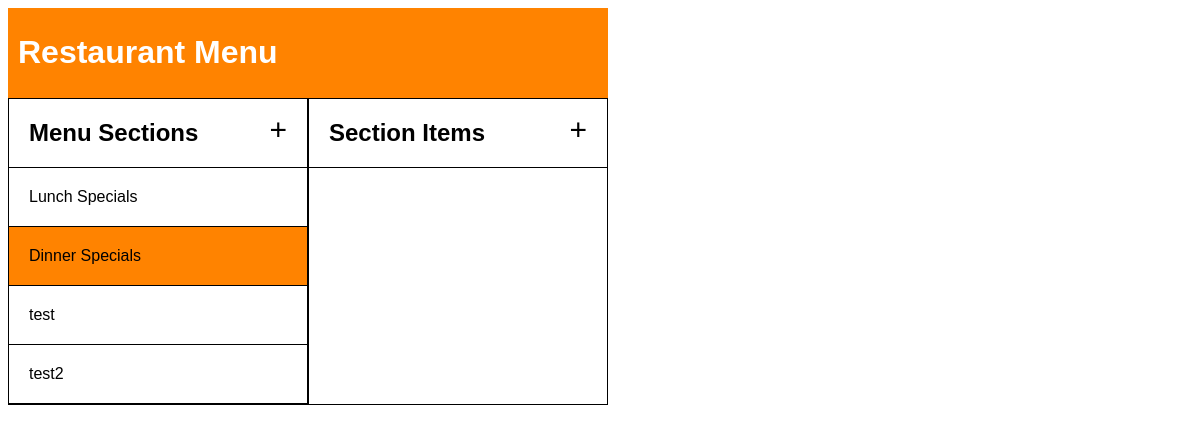
Page /index.php?section_id=2 on the earlier database version.
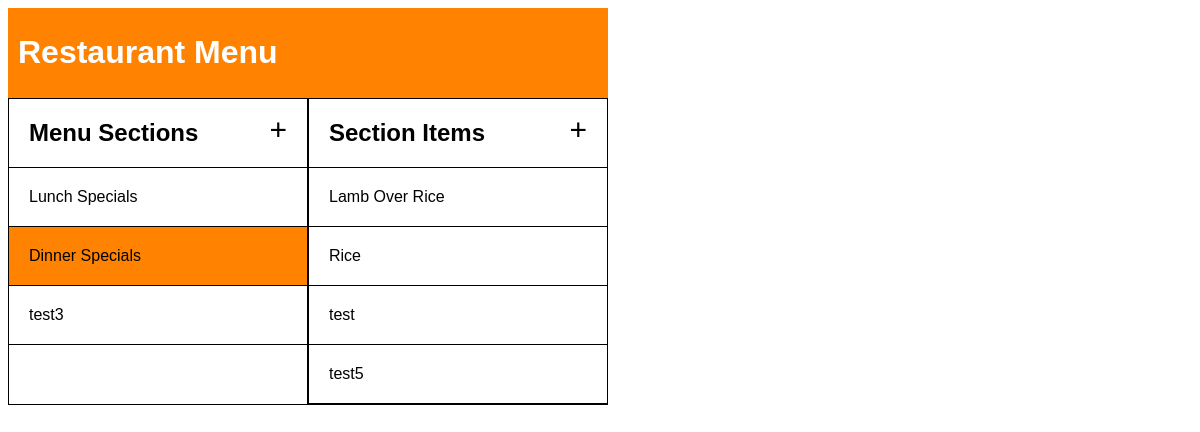
Same page on the later database version.
### tables this page shows
CREATE TABLE `sections` (
    `id` INTEGER NOT NULL PRIMARY KEY AUTOINCREMENT UNIQUE,
    `name` TEXT NOT NULL UNIQUE
);

CREATE TABLE `items` (
    `id` INTEGER NOT NULL PRIMARY KEY AUTOINCREMENT UNIQUE,
    `name` TEXT NOT NULL UNIQUE
);

### includes/init.php (called while the page is built, shortened)
<?php
function exec_sql_query($db, $sql, $params = array())
{
  $query = $db->prepare($sql);
  if ($query and $query->execute($params)) {
    return $query;
  }
  return null;
}
?>

### index.php (the view, shortened to what this page needs)
<?php
include('includes/init.php');
?>
<!DOCTYPE html>
<html lang="en">
    <link rel='stylesheet' type='text/css' href='../styles/all.css' media='all'/>
<body>
<div class='body'>
    <div class='title'>
        <h1><a href='index.php'>Restaurant Menu</a></h1>
    </div>
    <div id='menu'>
        <div class='section_box box'>
            <div class='top'>
                <h2>Menu Sections</h2>
                <p class='add section_button1'>+</p>
            </div>
            <?php
                $sql = 'SELECT id, name FROM sections';
                $params = array();
                $records = exec_sql_query($db, $sql, $params)->fetchAll();
                foreach($records as $section) {
                    $path = 'index.php?' . http_build_query( array('section_id' => $section['id']) );
                    if ( isset($_GET['section_id']) && $section['id']==$_GET['section_id'] ) {
                        echo '<div class="section selected"><a href="' . $path . '">' . $section['name'] . '</a></div>';
                    } else {
                        echo '<div class="section"><a href="' . $path . '">' . $section['name'] . '</a></div>';
                    }
                }
            ?>
        </div>
        <div class='items_box box'>
            <?php
                if (isset($_GET['section_id'])) {
                    ?>
                    <div class='top'>
                        <h2>Section Items</h2>
                        <p class='add section_button2'>+</p>
                    </div>
            <?php } else { echo '<div class="top"><h2>Section Items</h2></div>'; }?>
            <?php
            if (isset($_GET['section_id'])) {
                $sql = 'SELECT items.name FROM items LEFT OUTER JOIN section_items ON items.id = section_items.item_id WHERE section_items.section_id=:section;';
                $params = array( ':section' => $_GET['section_id'] );
                $result = exec_sql_query($db, $sql, $params)->fetchAll();
                foreach($result as $item) {
                    echo '<div class="item">' . $item['name'] . '</div>';
                }
            }
            ?>
        </div>
    </div>
</div>
</body>
</html>

### styles/all.css (style rules this page uses)
body { font-family: Helvetica, sans-serif; }
.body { width: 600px; }
.selected { background-color: #FF8300; }
a { color: black; text-decoration: none; }
.title { background-color: #FF8300; padding: 5px 10px; }
.title a { color: white; }
#menu { display: flex; flex-direction: row; }
.box { border: solid black 1px; width: 300px; }
.box h2 { margin: 0px; }
.top { display: flex; flex-direction: row; justify-content: space-between; padding: 20px; border-bottom: black solid 1px; }
.add { font-size: 30px; line-height: 0.75em; margin: 0px; }
.section, .item { padding: 20px; border-bottom: black solid 1px; }

Differences in the rows shown:
removed sections: name "test2"
changed sections: name "test" → "test3"
now on this page (row unchanged): items: name "Lamb Over Rice"
added items: name "Rice"
added items: name "test"
added items: name "test5"
